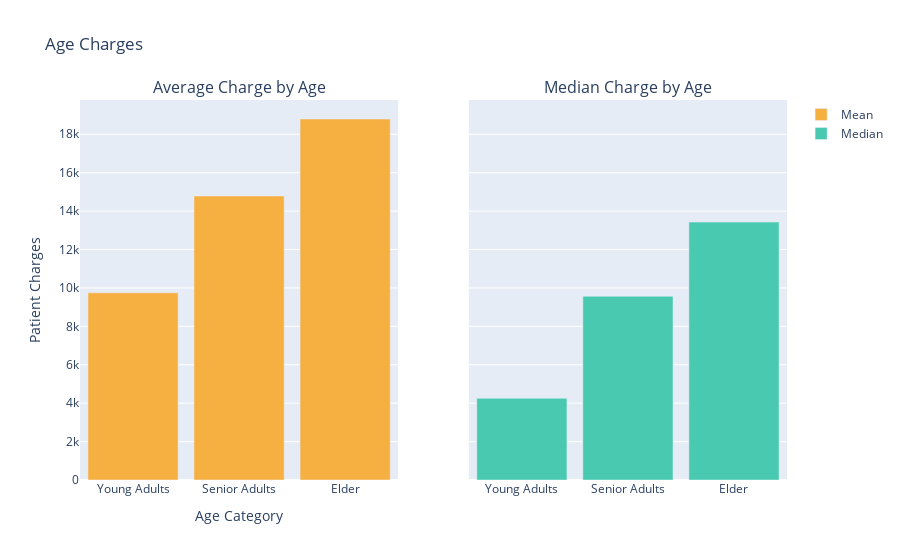

Notebook source saved alongside this figure:
### Markdown cell above
### Who got charged more on Average by Age?
<a id="charged_age"></a>
<ul> 
    <li><b>Patient Charge Mean: </b> For <b>young adults </b> it is 7,944, for <b> Senior Adults </b> it is 14,785  and for the <b>elder</b> it is 18,795. </li>
     <li><b>Patient Charge Median: </b> For <b>young adults </b> it is 4,252, for <b> Senior Adults </b> it is 9,565  and for the <b>elder</b> it is 13,429. </li>
    <li> <b> Mean and the Median:</b> Sometimes we must be careful when using the mean since it is prone to be affected by outliers.</li>
    </ul>

### Code cell
# Mean could be affected easily by outliers or extreme cases.
# Means
avg_ya_charge = df["charges"].loc[df["age_cat"] == "Young Adult"].mean()
avg_sa_charge = df["charges"].loc[df["age_cat"] == "Senior Adult"].mean()
avg_e_charge = df["charges"].loc[df["age_cat"] == "Elder"].mean()

# Median
med_ya_charge = df["charges"].loc[df["age_cat"] == "Young Adult"].median()
med_sa_charge = df["charges"].loc[df["age_cat"] == "Senior Adult"].median()
med_e_charge = df["charges"].loc[df["age_cat"] == "Elder"].median()

average_plot = go.Bar(
    x=['Young Adults', 'Senior Adults', 'Elder'],
    y=[avg_ya_charge, avg_sa_charge, avg_e_charge],
    name='Mean',
    marker=dict(
        color="#F5B041"
    )
)
med_plot = go.Bar(
    x=['Young Adults', 'Senior Adults', 'Elder'],
    y=[med_ya_charge, med_sa_charge, med_e_charge],
    name='Median',
    marker=dict(
        color="#48C9B0"
    )
)


fig = tools.make_subplots(rows=1, cols=2, specs=[[{}, {}]],
                          subplot_titles=('Average Charge by Age','Median Charge by Age'),
                         shared_yaxes=True, print_grid=False)


fig.append_trace(average_plot, 1, 1)
fig.append_trace(med_plot, 1, 2)


fig['layout'].update(showlegend=True, title='Age Charges', xaxis=dict(title="Age Category"), yaxis=dict(title="Patient Charges"), bargap=0.15)
iplot(fig, filename='custom-sized-subplot-with-subplot-titles')

### Figure 1 — Plotly figure (JSON) as saved in the notebook; plotly's stock layout.template omitted (floating-point values rounded to 4 significant figures)
{"data": [{"marker": {"color": "#F5B041"}, "name": "Mean", "type": "bar", "x": ["Young Adults", "Senior Adults", "Elder"], "xaxis": "x", "y": [9744.0, 14790.0, 18800.0], "yaxis": "y"}, {"marker": {"color": "#48C9B0"}, "name": "Median", "type": "bar", "x": ["Young Adults", "Senior Adults", "Elder"], "xaxis": "x2", "y": [4252.0, 9565.0, 13430.0], "yaxis": "y2"}], "layout": {"annotations": [{"font": {"size": 16}, "showarrow": false, "text": "Average Charge by Age", "x": 0.225, "xanchor": "center", "xref": "paper", "y": 1, "yanchor": "bottom", "yref": "paper"}, {"font": {"size": 16}, "showarrow": false, "text": "Median Charge by Age", "x": 0.775, "xanchor": "center", "xref": "paper", "y": 1, "yanchor": "bottom", "yref": "paper"}], "bargap": 0.15, "showlegend": true, "title": {"text": "Age Charges"}, "xaxis": {"anchor": "y", "domain": [0, 0.45], "title": {"text": "Age Category"}}, "xaxis2": {"anchor": "y2", "domain": [0.55, 1]}, "yaxis": {"anchor": "x", "domain": [0, 1], "title": {"text": "Patient Charges"}}, "yaxis2": {"anchor": "x2", "domain": [0, 1], "matches": "y", "showticklabels": false}}}
